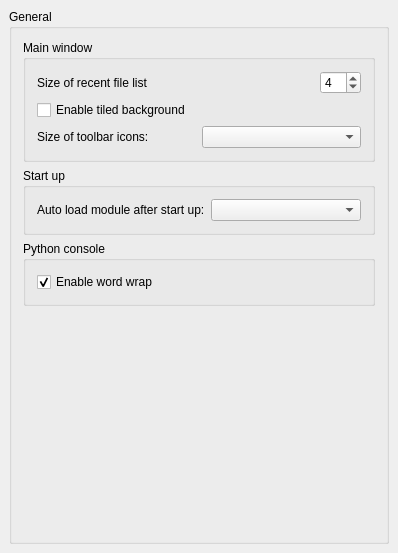
<?xml version="1.0" encoding="UTF-8"?>
<ui version="4.0">
 <class>Gui::Dialog::DlgGeneral</class>
 <widget class="QWidget" name="Gui::Dialog::DlgGeneral">
  <property name="geometry">
   <rect>
    <x>0</x>
    <y>0</y>
    <width>396</width>
    <height>553</height>
   </rect>
  </property>
  <property name="windowTitle">
   <string>General</string>
  </property>
  <layout class="QGridLayout">
   <property name="leftMargin">
    <number>9</number>
   </property>
   <property name="topMargin">
    <number>9</number>
   </property>
   <property name="rightMargin">
    <number>9</number>
   </property>
   <property name="bottomMargin">
    <number>9</number>
   </property>
   <property name="spacing">
    <number>6</number>
   </property>
   <item row="0" column="0">
    <widget class="QGroupBox" name="GroupBox5">
     <property name="title">
      <string>General</string>
     </property>
     <layout class="QVBoxLayout" name="verticalLayout">
      <item>
       <widget class="QGroupBox" name="GroupBox3">
        <property name="title">
         <string>Main window</string>
        </property>
        <layout class="QVBoxLayout">
         <property name="spacing">
          <number>6</number>
         </property>
         <property name="leftMargin">
          <number>11</number>
         </property>
         <property name="topMargin">
          <number>11</number>
         </property>
         <property name="rightMargin">
          <number>11</number>
         </property>
         <property name="bottomMargin">
          <number>11</number>
         </property>
         <item>
          <layout class="QHBoxLayout">
           <property name="spacing">
            <number>6</number>
           </property>
           <property name="leftMargin">
            <number>0</number>
           </property>
           <property name="topMargin">
            <number>0</number>
           </property>
           <property name="rightMargin">
            <number>0</number>
           </property>
           <property name="bottomMargin">
            <number>0</number>
           </property>
           <item>
            <widget class="QLabel" name="recentFileListLabel">
             <property name="text">
              <string>Size of recent file list</string>
             </property>
            </widget>
           </item>
           <item>
            <spacer>
             <property name="orientation">
              <enum>Qt::Horizontal</enum>
             </property>
             <property name="sizeType">
              <enum>QSizePolicy::Expanding</enum>
             </property>
             <property name="sizeHint" stdset="0">
              <size>
               <width>20</width>
               <height>20</height>
              </size>
             </property>
            </spacer>
           </item>
           <item>
            <widget class="Gui::PrefSpinBox" name="RecentFiles">
             <property name="value">
              <number>4</number>
             </property>
             <property name="prefEntry" stdset="0">
              <cstring>RecentFiles</cstring>
             </property>
             <property name="prefPath" stdset="0">
              <cstring>RecentFiles</cstring>
             </property>
            </widget>
           </item>
          </layout>
         </item>
         <item>
          <layout class="QHBoxLayout">
           <property name="spacing">
            <number>6</number>
           </property>
           <property name="leftMargin">
            <number>0</number>
           </property>
           <property name="topMargin">
            <number>0</number>
           </property>
           <property name="rightMargin">
            <number>0</number>
           </property>
           <property name="bottomMargin">
            <number>0</number>
           </property>
           <item>
            <widget class="QCheckBox" name="tiledBackground">
             <property name="text">
              <string>Enable tiled background</string>
             </property>
            </widget>
           </item>
          </layout>
         </item>
         <item>
          <layout class="QHBoxLayout">
           <property name="spacing">
            <number>6</number>
           </property>
           <property name="leftMargin">
            <number>0</number>
           </property>
           <property name="topMargin">
            <number>0</number>
           </property>
           <property name="rightMargin">
            <number>0</number>
           </property>
           <property name="bottomMargin">
            <number>0</number>
           </property>
           <item>
            <widget class="QLabel" name="iconSizeLabel">
             <property name="text">
              <string>Size of toolbar icons:</string>
             </property>
            </widget>
           </item>
           <item>
            <widget class="QComboBox" name="toolbarIconSize"/>
           </item>
          </layout>
         </item>
        </layout>
       </widget>
      </item>
      <item>
       <widget class="QGroupBox" name="GroupBox10">
        <property name="title">
         <string>Start up</string>
        </property>
        <layout class="QGridLayout">
         <property name="leftMargin">
          <number>11</number>
         </property>
         <property name="topMargin">
          <number>11</number>
         </property>
         <property name="rightMargin">
          <number>11</number>
         </property>
         <property name="bottomMargin">
          <number>11</number>
         </property>
         <property name="spacing">
          <number>6</number>
         </property>
         <item row="0" column="0">
          <layout class="QGridLayout">
           <property name="leftMargin">
            <number>0</number>
           </property>
           <property name="topMargin">
            <number>0</number>
           </property>
           <property name="rightMargin">
            <number>0</number>
           </property>
           <property name="bottomMargin">
            <number>0</number>
           </property>
           <property name="spacing">
            <number>6</number>
           </property>
           <item row="0" column="0">
            <widget class="QLabel" name="autoModuleLabel">
             <property name="text">
              <string>Auto load module after start up:</string>
             </property>
            </widget>
           </item>
           <item row="0" column="1">
            <widget class="QComboBox" name="AutoloadModuleCombo"/>
           </item>
          </layout>
         </item>
        </layout>
       </widget>
      </item>
      <item>
       <widget class="QGroupBox" name="GroupBox11">
        <property name="title">
         <string>Python console</string>
        </property>
        <layout class="QGridLayout" name="_4">
         <property name="leftMargin">
          <number>11</number>
         </property>
         <property name="topMargin">
          <number>11</number>
         </property>
         <property name="rightMargin">
          <number>11</number>
         </property>
         <property name="bottomMargin">
          <number>11</number>
         </property>
         <property name="spacing">
          <number>6</number>
         </property>
         <item row="0" column="0">
          <widget class="Gui::PrefCheckBox" name="PythonWordWrap">
           <property name="text">
            <string>Enable word wrap</string>
           </property>
           <property name="checked">
            <bool>true</bool>
           </property>
           <property name="prefEntry" stdset="0">
            <cstring>PythonWordWrap</cstring>
           </property>
           <property name="prefPath" stdset="0">
            <cstring>General</cstring>
           </property>
          </widget>
         </item>
        </layout>
       </widget>
      </item>
      <item>
       <spacer>
        <property name="orientation">
         <enum>Qt::Vertical</enum>
        </property>
        <property name="sizeHint" stdset="0">
         <size>
          <width>352</width>
          <height>221</height>
         </size>
        </property>
       </spacer>
      </item>
     </layout>
    </widget>
   </item>
  </layout>
 </widget>
 <layoutdefault spacing="6" margin="11"/>
 <customwidgets>
  <customwidget>
   <class>Gui::PrefCheckBox</class>
   <extends>QCheckBox</extends>
   <header>Gui/PrefWidgets.h</header>
  </customwidget>
  <customwidget>
   <class>Gui::PrefSpinBox</class>
   <extends>QSpinBox</extends>
   <header>Gui/PrefWidgets.h</header>
  </customwidget>
 </customwidgets>
 <tabstops>
  <tabstop>RecentFiles</tabstop>
  <tabstop>PythonWordWrap</tabstop>
 </tabstops>
 <resources/>
 <connections/>
</ui>
